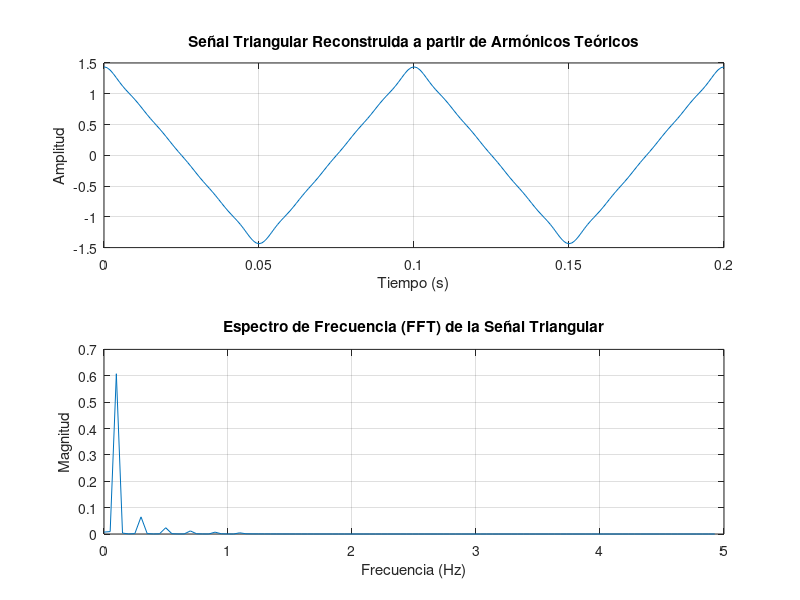

MATLAB code to generate this figure:
    % Definir parámetros de la señal
T = 0.1;  % Periodo de la señal (en segundos)
f = 1/T;  % Frecuencia fundamental (en Hz)

% Definir las amplitudes de los armónicos según la tabla proporcionada
A1 = 1.21;   % Amplitud fundamental de la señal
A3 = 0.13;   % Armónico 3
A5 = 0.048;  % Armónico 5
A7 = 0.024;  % Armónico 7
A9 = 0.015;  % Armónico 9
A11 = 0.01;  % Armónico 11

% Definir el tiempo
t = 0:T/100:2*T;  % 2 períodos de la señal con 100 muestras por período

% Reconstrucción de la señal triangular con los armónicos impares y usando coseno
V1 = A1 * cos(2 * pi * f * t);           % Armónico 1
V3 = A3 * cos(2 * pi * 3 * f * t);       % Armónico 3
V5 = A5 * cos(2 * pi * 5 * f * t);       % Armónico 5
V7 = A7 * cos(2 * pi * 7 * f * t);       % Armónico 7
V9 = A9 * cos(2 * pi * 9 * f * t);       % Armónico 9
V11 = A11 * cos(2 * pi * 11 * f * t);    % Armónico 11

% Señal reconstruida sumando todos los armónicos
VT = V1 + V3 + V5 + V7 + V9 + V11;

% Graficar la señal reconstruida en el dominio del tiempo
figure;
subplot(2,1,1);  % Subgráfico para la señal en el dominio del tiempo
plot(t, VT);
title('Señal Triangular Reconstruida a partir de Armónicos Teóricos');
xlabel('Tiempo (s)');
ylabel('Amplitud');
grid on;

% Aplicar la FFT a la señal
N = length(VT);  % Número de puntos en la señal
f_fft = fft(VT);  % Calcular la FFT

% Calcular las frecuencias correspondientes
f_rec = (0:N-1)*(1/T)/N;  % Vector de frecuencias

% Magnitud de la FFT
mag_f_fft = abs(f_fft)/N;

% Graficar la FFT en el dominio de la frecuencia
subplot(2,1,2);  % Subgráfico para la FFT
f_half = floor(N/2); % Asegurarse de que N/2 sea un entero
plot(f_rec(1:f_half), mag_f_fft(1:f_half)); % Graficar solo las frecuencias positivas
title('Espectro de Frecuencia (FFT) de la Señal Triangular');
xlabel('Frecuencia (Hz)');
ylabel('Magnitud');
grid on;
